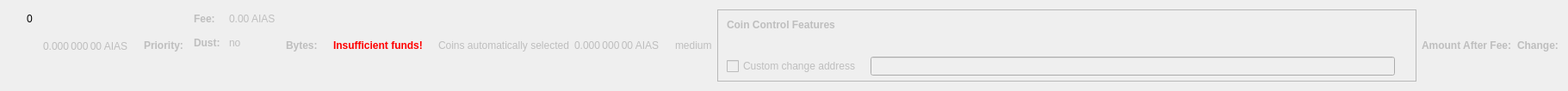
    <widget class="QWidget" name="dummyHideWidget" native="true">
     <property name="maximumSize">
      <size>
       <width>100</width>
       <height>22</height>
      </size>
     </property>
     <layout class="QHBoxLayout" name="dummyHideLayout">
      <item>
       <layout class="QFormLayout" name="formLayoutCoinControl1">
        <property name="horizontalSpacing">
         <number>10</number>
        </property>
        <property name="verticalSpacing">
         <number>14</number>
        </property>
        <property name="leftMargin">
         <number>10</number>
        </property>
        <property name="topMargin">
         <number>4</number>
        </property>
        <property name="rightMargin">
         <number>6</number>
        </property>
        <item row="0" column="1">
         <widget class="QLabel" name="labelCoinControlBytes">
          <property name="cursor">
           <cursorShape>IBeamCursor</cursorShape>
          </property>
          <property name="contextMenuPolicy">
           <enum>Qt::ActionsContextMenu</enum>
          </property>
          <property name="text">
           <string notr="true">0</string>
          </property>
          <property name="textInteractionFlags">
           <set>Qt::LinksAccessibleByMouse|Qt::TextSelectableByKeyboard|Qt::TextSelectableByMouse</set>
          </property>
         </widget>
        </item>
       </layout>
      </item>
      <item>
       <widget class="QLabel" name="labelCoinControlAfterFee">
        <property name="enabled">
         <bool>false</bool>
        </property>
        <property name="sizePolicy">
         <sizepolicy hsizetype="Fixed" vsizetype="Fixed">
          <horstretch>0</horstretch>
          <verstretch>0</verstretch>
         </sizepolicy>
        </property>
        <property name="minimumSize">
         <size>
          <width>111</width>
          <height>12</height>
         </size>
        </property>
        <property name="maximumSize">
         <size>
          <width>111</width>
          <height>12</height>
         </size>
        </property>
        <property name="cursor">
         <cursorShape>IBeamCursor</cursorShape>
        </property>
        <property name="contextMenuPolicy">
         <enum>Qt::ActionsContextMenu</enum>
        </property>
        <property name="text">
         <string notr="true">0.000 000 00 AIAS</string>
        </property>
        <property name="textInteractionFlags">
         <set>Qt::LinksAccessibleByMouse|Qt::TextSelectableByKeyboard|Qt::TextSelectableByMouse</set>
        </property>
       </widget>
      </item>
      <item>
       <widget class="QLabel" name="labelCoinControlPriorityText">
        <property name="enabled">
         <bool>false</bool>
        </property>
        <property name="font">
         <font>
          <weight>75</weight>
          <bold>true</bold>
         </font>
        </property>
        <property name="text">
         <string>Priority:</string>
        </property>
       </widget>
      </item>
      <item>
       <layout class="QHBoxLayout" name="horizontalLayout"/>
      </item>
      <item>
       <layout class="QFormLayout" name="formLayoutCoinControl3">
        <property name="horizontalSpacing">
         <number>10</number>
        </property>
        <property name="verticalSpacing">
         <number>14</number>
        </property>
        <property name="leftMargin">
         <number>6</number>
        </property>
        <property name="topMargin">
         <number>4</number>
        </property>
        <property name="rightMargin">
         <number>6</number>
        </property>
        <item row="0" column="0">
         <widget class="QLabel" name="labelCoinControlFeeText">
          <property name="enabled">
           <bool>false</bool>
          </property>
          <property name="font">
           <font>
            <weight>75</weight>
            <bold>true</bold>
           </font>
          </property>
          <property name="text">
           <string>Fee:</string>
          </property>
          <property name="margin">
           <number>0</number>
          </property>
         </widget>
        </item>
        <item row="0" column="1">
         <widget class="QLabel" name="labelCoinControlFee">
          <property name="enabled">
           <bool>false</bool>
          </property>
          <property name="cursor">
           <cursorShape>IBeamCursor</cursorShape>
          </property>
          <property name="contextMenuPolicy">
           <enum>Qt::ActionsContextMenu</enum>
          </property>
          <property name="text">
           <string notr="true">0.00 AIAS</string>
          </property>
          <property name="textInteractionFlags">
           <set>Qt::LinksAccessibleByMouse|Qt::TextSelectableByKeyboard|Qt::TextSelectableByMouse</set>
          </property>
         </widget>
        </item>
        <item row="1" column="0">
         <widget class="QLabel" name="labelCoinControlLowOutputText">
          <property name="enabled">
           <bool>false</bool>
          </property>
          <property name="font">
           <font>
            <weight>75</weight>
            <bold>true</bold>
           </font>
          </property>
          <property name="text">
           <string>Dust:</string>
          </property>
         </widget>
        </item>
        <item row="1" column="1">
         <widget class="QLabel" name="labelCoinControlLowOutput">
          <property name="enabled">
           <bool>false</bool>
          </property>
          <property name="cursor">
           <cursorShape>IBeamCursor</cursorShape>
          </property>
          <property name="contextMenuPolicy">
           <enum>Qt::ActionsContextMenu</enum>
          </property>
          <property name="text">
           <string>no</string>
          </property>
          <property name="textInteractionFlags">
           <set>Qt::LinksAccessibleByMouse|Qt::TextSelectableByKeyboard|Qt::TextSelectableByMouse</set>
          </property>
         </widget>
        </item>
       </layout>
      </item>
      <item>
       <widget class="QLabel" name="labelCoinControlBytesText">
        <property name="enabled">
         <bool>false</bool>
        </property>
        <property name="font">
         <font>
          <weight>75</weight>
          <bold>true</bold>
         </font>
        </property>
        <property name="text">
         <string>Bytes:</string>
        </property>
       </widget>
      </item>
      <item>
       <layout class="QFormLayout" name="formLayoutCoinControl2">
        <property name="horizontalSpacing">
         <number>10</number>
        </property>
        <property name="verticalSpacing">
         <number>14</number>
        </property>
        <property name="leftMargin">
         <number>6</number>
        </property>
        <property name="topMargin">
         <number>4</number>
        </property>
        <property name="rightMargin">
         <number>6</number>
        </property>
       </layout>
      </item>
      <item>
       <layout class="QHBoxLayout" name="horizontalLayoutCoinControl2">
        <property name="spacing">
         <number>8</number>
        </property>
        <property name="bottomMargin">
         <number>10</number>
        </property>
       </layout>
      </item>
      <item>
       <widget class="QLabel" name="labelCoinControlInsuffFunds">
        <property name="enabled">
         <bool>false</bool>
        </property>
        <property name="minimumSize">
         <size>
          <width>0</width>
          <height>0</height>
         </size>
        </property>
        <property name="font">
         <font>
          <weight>75</weight>
          <bold>true</bold>
         </font>
        </property>
        <property name="styleSheet">
         <string notr="true">color:red;font-weight:bold;</string>
        </property>
        <property name="text">
         <string>Insufficient funds!</string>
        </property>
        <property name="margin">
         <number>5</number>
        </property>
       </widget>
      </item>
      <item>
       <layout class="QFormLayout" name="formLayoutCoinControl4">
        <property name="horizontalSpacing">
         <number>10</number>
        </property>
        <property name="verticalSpacing">
         <number>14</number>
        </property>
        <property name="leftMargin">
         <number>6</number>
        </property>
        <property name="topMargin">
         <number>4</number>
        </property>
        <property name="rightMargin">
         <number>6</number>
        </property>
       </layout>
      </item>
      <item>
       <widget class="QLabel" name="labelCoinControlAutomaticallySelected">
        <property name="enabled">
         <bool>false</bool>
        </property>
        <property name="sizePolicy">
         <sizepolicy hsizetype="Fixed" vsizetype="Fixed">
          <horstretch>0</horstretch>
          <verstretch>0</verstretch>
         </sizepolicy>
        </property>
        <property name="minimumSize">
         <size>
          <width>0</width>
          <height>0</height>
         </size>
        </property>
        <property name="maximumSize">
         <size>
          <width>240</width>
          <height>16777215</height>
         </size>
        </property>
        <property name="text">
         <string>Coins automatically selected</string>
        </property>
        <property name="margin">
         <number>5</number>
        </property>
       </widget>
      </item>
      <item>
       <widget class="QLabel" name="labelCoinControlChange">
        <property name="enabled">
         <bool>false</bool>
        </property>
        <property name="sizePolicy">
         <sizepolicy hsizetype="Fixed" vsizetype="Fixed">
          <horstretch>0</horstretch>
          <verstretch>0</verstretch>
         </sizepolicy>
        </property>
        <property name="minimumSize">
         <size>
          <width>111</width>
          <height>0</height>
         </size>
        </property>
        <property name="maximumSize">
         <size>
          <width>111</width>
          <height>16777215</height>
         </size>
        </property>
        <property name="cursor">
         <cursorShape>IBeamCursor</cursorShape>
        </property>
        <property name="contextMenuPolicy">
         <enum>Qt::ActionsContextMenu</enum>
        </property>
        <property name="text">
         <string notr="true">0.000 000 00 AIAS</string>
        </property>
        <property name="textInteractionFlags">
         <set>Qt::LinksAccessibleByMouse|Qt::TextSelectableByKeyboard|Qt::TextSelectableByMouse</set>
        </property>
       </widget>
      </item>
      <item>
       <widget class="QLabel" name="labelCoinControlPriority">
        <property name="enabled">
         <bool>false</bool>
        </property>
        <property name="cursor">
         <cursorShape>IBeamCursor</cursorShape>
        </property>
        <property name="contextMenuPolicy">
         <enum>Qt::ActionsContextMenu</enum>
        </property>
        <property name="text">
         <string>medium</string>
        </property>
        <property name="textInteractionFlags">
         <set>Qt::LinksAccessibleByMouse|Qt::TextSelectableByKeyboard|Qt::TextSelectableByMouse</set>
        </property>
       </widget>
      </item>
      <item>
       <widget class="QFrame" name="frameCoinControl">
        <property name="sizePolicy">
         <sizepolicy hsizetype="Expanding" vsizetype="Expanding">
          <horstretch>0</horstretch>
          <verstretch>0</verstretch>
         </sizepolicy>
        </property>
        <property name="maximumSize">
         <size>
          <width>16777215</width>
          <height>16777215</height>
         </size>
        </property>
        <property name="frameShape">
         <enum>QFrame::StyledPanel</enum>
        </property>
        <property name="frameShadow">
         <enum>QFrame::Sunken</enum>
        </property>
        <layout class="QVBoxLayout" name="verticalLayoutCoinControl2_2">
         <property name="spacing">
          <number>0</number>
         </property>
         <property name="leftMargin">
          <number>0</number>
         </property>
         <property name="topMargin">
          <number>0</number>
         </property>
         <property name="rightMargin">
          <number>0</number>
         </property>
         <property name="bottomMargin">
          <number>6</number>
         </property>
         <item>
          <layout class="QVBoxLayout" name="verticalLayoutCoinControl" stretch="0,0,0,1">
           <property name="spacing">
            <number>0</number>
           </property>
           <property name="leftMargin">
            <number>10</number>
           </property>
           <property name="topMargin">
            <number>10</number>
           </property>
           <item>
            <layout class="QHBoxLayout" name="horizontalLayoutCoinControl1">
             <property name="bottomMargin">
              <number>15</number>
             </property>
             <item>
              <widget class="QLabel" name="labelCoinControlFeatures">
               <property name="enabled">
                <bool>false</bool>
               </property>
               <property name="sizePolicy">
                <sizepolicy hsizetype="Preferred" vsizetype="Maximum">
                 <horstretch>0</horstretch>
                 <verstretch>0</verstretch>
                </sizepolicy>
               </property>
               <property name="font">
                <font>
                 <weight>75</weight>
                 <bold>true</bold>
                </font>
               </property>
               <property name="styleSheet">
                <string notr="true">font-weight:bold;</string>
               </property>
               <property name="text">
                <string>Coin Control Features</string>
               </property>
              </widget>
             </item>
            </layout>
           </item>
           <item>
            <widget class="QWidget" name="widgetCoinControl" native="true">
             <property name="sizePolicy">
              <sizepolicy hsizetype="Preferred" vsizetype="Preferred">
               <horstretch>0</horstretch>
               <verstretch>0</verstretch>
              </sizepolicy>
             </property>
             <property name="minimumSize">
              <size>
               <width>0</width>
               <height>0</height>
              </size>
             </property>
             <property name="styleSheet">
              <string notr="true"/>
             </property>
             <layout class="QHBoxLayout" name="horizontalLayoutCoinControl5_2">
              <property name="leftMargin">
               <number>0</number>
              </property>
              <property name="topMargin">
               <number>0</number>
              </property>
              <property name="rightMargin">
               <number>0</number>
              </property>
              <property name="bottomMargin">
               <number>0</number>
              </property>
              <item>
               <layout class="QHBoxLayout" name="horizontalLayoutCoinControl3">
                <property name="spacing">
                 <number>20</number>
                </property>
                <property name="topMargin">
                 <number>0</number>
                </property>
                <property name="bottomMargin">
                 <number>10</number>
                </property>
               </layout>
              </item>
             </layout>
            </widget>
           </item>
           <item>
            <layout class="QHBoxLayout" name="horizontalLayoutCoinControl4" stretch="0,0,0">
             <property name="spacing">
              <number>12</number>
             </property>
             <property name="sizeConstraint">
              <enum>QLayout::SetDefaultConstraint</enum>
             </property>
             <property name="topMargin">
              <number>5</number>
             </property>
             <property name="rightMargin">
              <number>5</number>
             </property>
             <item>
              <widget class="QCheckBox" name="checkBoxCoinControlChange">
               <property name="enabled">
                <bool>false</bool>
               </property>
               <property name="toolTip">
                <string>If this is activated, but the change address is empty or invalid, change will be sent to a newly generated address.</string>
               </property>
               <property name="text">
                <string>Custom change address</string>
               </property>
              </widget>
             </item>
             <item>
              <widget class="QValidatedLineEdit" name="lineEditCoinControlChange">
               <property name="enabled">
                <bool>false</bool>
               </property>
               <property name="sizePolicy">
                <sizepolicy hsizetype="Expanding" vsizetype="Fixed">
                 <horstretch>0</horstretch>
                 <verstretch>0</verstretch>
                </sizepolicy>
               </property>
              </widget>
             </item>
             <item>
              <widget class="QLabel" name="labelCoinControlChangeLabel_2">
               <property name="sizePolicy">
                <sizepolicy hsizetype="Preferred" vsizetype="Expanding">
                 <horstretch>0</horstretch>
                 <verstretch>0</verstretch>
                </sizepolicy>
               </property>
               <property name="minimumSize">
                <size>
                 <width>0</width>
                 <height>0</height>
                </size>
               </property>
               <property name="text">
                <string/>
               </property>
               <property name="margin">
                <number>3</number>
               </property>
              </widget>
             </item>
            </layout>
           </item>
           <item>
            <spacer name="verticalSpacerCoinControl">
             <property name="orientation">
              <enum>Qt::Vertical</enum>
             </property>
             <property name="sizeHint" stdset="0">
              <size>
               <width>800</width>
               <height>1</height>
              </size>
             </property>
            </spacer>
           </item>
          </layout>
         </item>
        </layout>
       </widget>
      </item>
      <item>
       <widget class="QLabel" name="labelCoinControlAfterFeeText">
        <property name="enabled">
         <bool>false</bool>
        </property>
        <property name="minimumSize">
         <size>
          <width>0</width>
          <height>0</height>
         </size>
        </property>
        <property name="maximumSize">
         <size>
          <width>16777215</width>
          <height>16777215</height>
         </size>
        </property>
        <property name="font">
         <font>
          <weight>75</weight>
          <bold>true</bold>
         </font>
        </property>
        <property name="text">
         <string>Amount After Fee:</string>
        </property>
        <property name="alignment">
         <set>Qt::AlignLeading|Qt::AlignLeft|Qt::AlignVCenter</set>
        </property>
        <property name="margin">
         <number>0</number>
        </property>
       </widget>
      </item>
      <item>
       <widget class="QLabel" name="labelCoinControlChangeText">
        <property name="enabled">
         <bool>false</bool>
        </property>
        <property name="sizePolicy">
         <sizepolicy hsizetype="Preferred" vsizetype="Preferred">
          <horstretch>0</horstretch>
          <verstretch>0</verstretch>
         </sizepolicy>
        </property>
        <property name="minimumSize">
         <size>
          <width>0</width>
          <height>0</height>
         </size>
        </property>
        <property name="maximumSize">
         <size>
          <width>16777215</width>
          <height>16777215</height>
         </size>
        </property>
        <property name="font">
         <font>
          <weight>75</weight>
          <bold>true</bold>
         </font>
        </property>
        <property name="text">
         <string>Change:</string>
        </property>
        <property name="alignment">
         <set>Qt::AlignLeading|Qt::AlignLeft|Qt::AlignVCenter</set>
        </property>
       </widget>
      </item>
     </layout>
    </widget>
